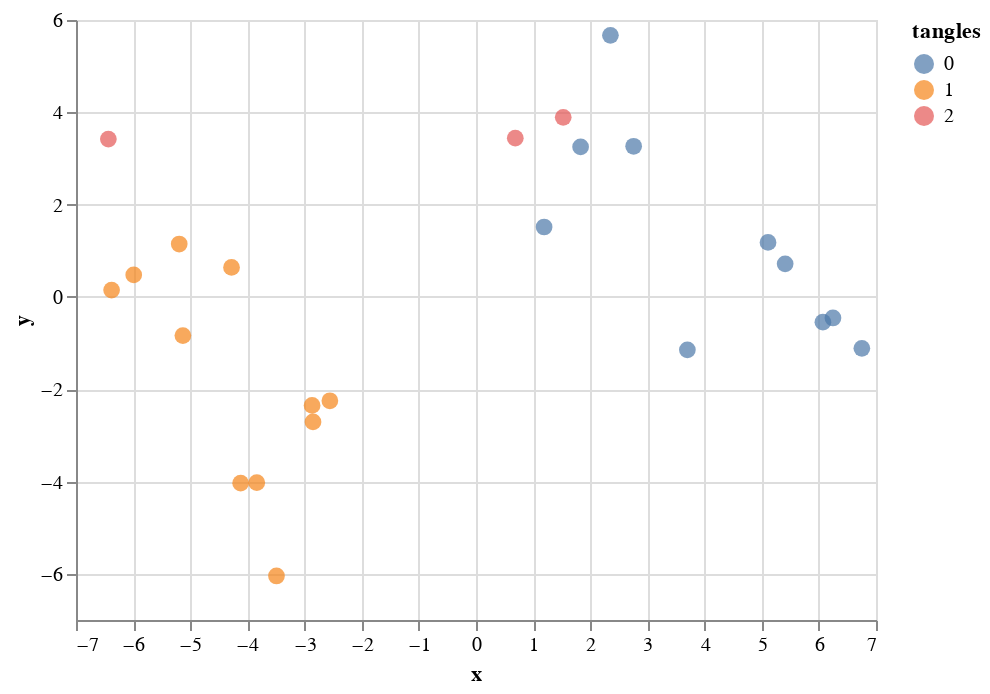

The notebook cell this image was saved under:
### Markdown cell above
We can see that a radius of 1 is generally okay. Lowering the radius makes the cuts lower, but that is not that important, since the tangles-algorithm does its work.

Maybe soft cuts can really shine here.

### Code cell
aux_data = Data(embedding, np.ones(cuts.shape[0]))
plot_soft_predictions(aux_data, tangles.contracted_tangles_tree_, tangles.cuts_.values, path=Path("results"))
tangles.contracted_tangles_tree_.plot_tree(path=Path("results"))
save_all(RESULTS_FOLDER, "tangle-nodes-tree")
alt.Chart(df_plot).mark_circle(size=70).encode(x="x", y="y", color="tangles:N",tooltip=info_labels).interactive().display()

### Figure 1 — Vega-Lite specification as saved in the notebook (floating-point values rounded to 4 significant figures)
{"config": {"view": {"continuousWidth": 400, "continuousHeight": 300}}, "data": {"name": "data-a83ad4d68431e20cbf895e83bf396978"}, "mark": {"type": "circle", "size": 70}, "encoding": {"color": {"type": "nominal", "field": "tangles"}, "tooltip": [{"type": "nominal", "field": "name"}, {"type": "nominal", "field": "imageset"}, {"type": "nominal", "field": "class"}, {"type": "quantitative", "field": "index"}], "x": {"type": "quantitative", "field": "x"}, "y": {"type": "quantitative", "field": "y"}}, "selection": {"selector003": {"type": "interval", "bind": "scales", "encodings": ["x", "y"]}}, "$schema": "https://vega.github.io/schema/vega-lite/v4.8.1.json", "datasets": {"data-a83ad4d68431e20cbf895e83bf396978": [{"index": 0, "x": -4.118, "y": -4.035, "tangles": 1, "name": "dishwasher_03s.jpg", "imageset": "thematic", "class": "dishwasher"}, {"index": 1, "x": -3.836, "y": -4.022, "tangles": 1, "name": "dishwasher_05s.jpg", "imageset": "thematic", "class": "dishwasher"}, {"index": 2, "x": -2.853, "y": -2.708, "tangles": 1, "name": "dishwasher_07s.jpg", "imageset": "thematic", "class": "dishwasher"}, {"index": 3, "x": -2.869, "y": -2.35, "tangles": 1, "name": "dishwasher_09s.jpg", "imageset": "thematic", "class": "dishwasher"}, {"index": 4, "x": -3.492, "y": -6.046, "tangles": 1, "name": "dishwasher_10n.jpg", "imageset": "thematic", "class": "dishwasher"}, {"index": 5, "x": -2.557, "y": -2.25, "tangles": 1, "name": "dishwasher_12n.jpg", "imageset": "thematic", "class": "dishwasher"}, {"index": 6, "x": -6.434, "y": 3.42, "tangles": 2, "name": "fork_03s.jpg", "imageset": "thematic", "class": "fork"}, {"index": 7, "x": -5.13, "y": -0.8368, "tangles": 1, "name": "fork_05s.jpg", "imageset": "thematic", "class": "fork"}, {"index": 8, "x": -6.377, "y": 0.149, "tangles": 1, "name": "fork_06s.jpg", "imageset": "thematic", "class": "fork"}, {"index": 9, "x": -5.99, "y": 0.4773, "tangles": 1, "name": "fork_many.jpg", "imageset": "thematic", "class": "fork"}, {"index": 10, "x": -5.194, "y": 1.146, "tangles": 1, "name": "fork_plastic_light.jpg", "imageset": "thematic", "class": "fork"}, {"index": 11, "x": -4.278, "y": 0.6391, "tangles": 1, "name": "fork_wood.jpg", "imageset": "thematic", "class": "fork"}, {"index": 12, "x": 3.699, "y": -1.146, "tangles": 0, "name": "hay_02s.jpg", "imageset": "thematic", "class": "hay"}, {"index": 13, "x": 5.41, "y": 0.7163, "tangles": 0, "name": "hay_03s.jpg", "imageset": "thematic", "class": "hay"}, {"index": 14, "x": 6.752, "y": -1.115, "tangles": 0, "name": "hay_10s_cut.jpg", "imageset": "thematic", "class": "hay"}, {"index": 15, "x": 1.192, "y": 1.515, "tangles": 0, "name": "pitchfork_02s.jpg", "imageset": "thematic", "class": "pitchfork"}, {"index": 16, "x": 2.759, "y": 3.264, "tangles": 0, "name": "pitchfork_03s.jpg", "imageset": "thematic", "class": "pitchfork"}, {"index": 17, "x": 2.352, "y": 5.667, "tangles": 0, "name": "pitchfork_04s.jpg", "imageset": "thematic", "class": "pitchfork"}, {"index": 18, "x": 1.526, "y": 3.892, "tangles": 2, "name": "pitchfork_09s.jpg", "imageset": "thematic", "class": "pitchfork"}, {"index": 19, "x": 1.83, "y": 3.25, "tangles": 0, "name": "pitchfork_15s.jpg", "imageset": "thematic", "class": "pitchfork"}, {"index": 20, "x": 0.6876, "y": 3.44, "tangles": 2, "name": "pitchfork_16s.jpg", "imageset": "thematic", "class": "pitchfork"}, {"index": 21, "x": 5.111, "y": 1.18, "tangles": 0, "name": "straw_01.jpg", "imageset": "thematic", "class": "straw"}, {"index": 22, "x": 6.247, "y": -0.4561, "tangles": 0, "name": "straw_02.jpg", "imageset": "thematic", "class": "straw"}, {"index": 23, "x": 6.071, "y": -0.5475, "tangles": 0, "name": "straw_hay_01b.jpg", "imageset": "thematic", "class": "straw"}]}}
